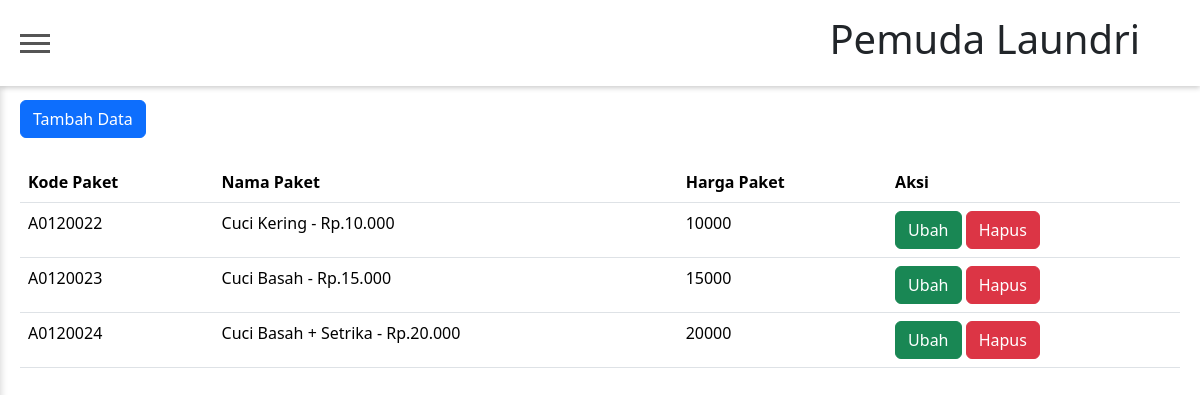
Page /harga/paket_index.php on the committed database.
### tables this page shows
CREATE TABLE `paket` (
  `kode_paket` varchar(100) NOT NULL,
  `nama_paket` varchar(100) NOT NULL,
  `harga_paket` int(100) NOT NULL
);

### harga/paket_index.php (the view, shortened to what this page needs)
<?php
require_once '../config.php';
$query_select = "SELECT * FROM paket";
$result = mysqli_query($connect, $query_select);
?>
<!DOCTYPE html>
<html lang="en">
<head>
    <link href="https://cdn.jsdelivr.net/npm/bootstrap@5.3.2/dist/css/bootstrap.min.css" rel="stylesheet"
>
</head>
<body>
    <header class="header">
        <button type="button" class="toggle" id="toggle">
            <span></span>
        </button>
        <h1>Pemuda Laundri</h1>
    </header>
    <div class="isi">
        <div class="box-header">
            <a href="paket_input.php">
                <button type="button" class="btn btn-primary">Tambah Data</button>
            </a>
        </div>
        <br>
        <table class="table">
            <thead>
                <tr>
                    <th>Kode Paket</th>
                    <th>Nama Paket</th>
                    <th>Harga Paket</th>
                    <th>Aksi</th>
                </tr>
            </thead>
            <tbody>
                <?php while ($row = mysqli_fetch_assoc($result)): ?>
                    <tr>
                        <td>
                            <?= $row['kode_paket'] ?>
                        </td>
                        <td>
                            <?= $row['nama_paket'] ?>
                        </td>
                        <td>
                            <?= $row['harga_paket'] ?>
                        </td>
                        <td>
                            <a href="paket_edit.php?kode_paket=<?= $row['kode_paket']; ?>" class="btn btn-success">
                                <i class="fa fa-edit"></i> Ubah
                            </a>
                            <a href="paket_hapus.php?kode_paket=<?php echo $row['kode_paket']; ?>"
                                onclick="return confirm('Anda Yakin Menghapus Data Ini');" class="btn btn-danger">
                                <i class="fa fa-trash"></i> Hapus
                            </a>
                        </td>
                    </tr>
                <?php endwhile; ?>
            </tbody>
        </table>
    </div>
</body>
</html>

### harga/paket_index.php (style rules this page uses)
* { margin: 0; padding: 0; }
body { background-color: white; }
.header { background: #fff; box-shadow: 0 2px 5px rgba(0, 0, 0, 0.2); padding: 15px 20px; width: 100%; position: fixed; top: 0; left: 0; z-index: 9; display: flex; align-items: center; justify-content: space-between; padding-right: 20px; }
.toggle { background: transparent; border: none; width: 30px; height: 30px; cursor: pointer; outline: 0; }
.toggle span { width: 30px; height: 3px; background: #555; display: block; position: relative; cursor: pointer; }
.toggle span:before, .toggle span:after { content: ''; position: absolute; left: 0; width: 100%; height: 100%; background: #555; transition: all 0.3s ease-out; }
.toggle span:before { top: -8px; }
.toggle span:after { top: 8px; }
.header h1 { margin-right: 40px; }
.isi { padding-top: 100px; padding-left: 20px; padding-right: 20px; }

### rows in the picture
paket: kode_paket "A0120022", nama_paket "Cuci Kering - Rp.10.000", harga_paket "10000"
paket: kode_paket "A0120023", nama_paket "Cuci Basah - Rp.15.000", harga_paket "15000"
paket: kode_paket "A0120024", nama_paket "Cuci Basah + Setrika - Rp.20.000", harga_paket "20000"
